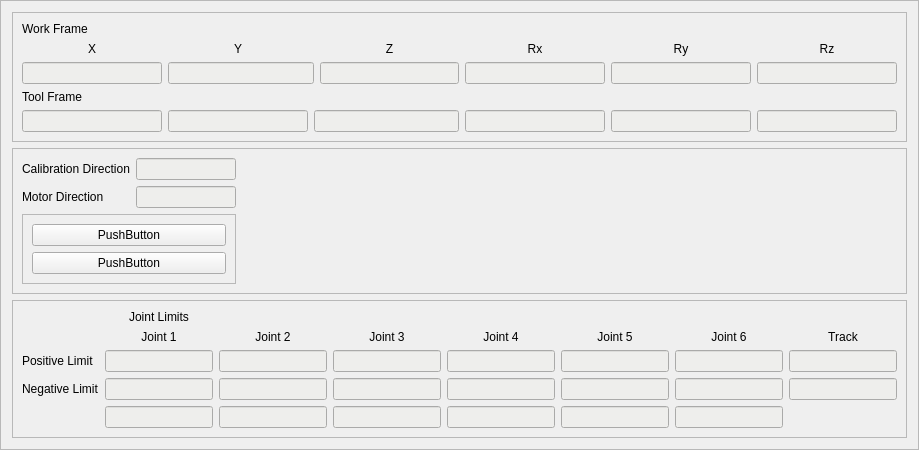
                   <widget class="QFrame" name="frame_14">
                    <property name="styleSheet">
                     <string notr="true">QTabBar::tab {
height: 60px; width: 120px;
font: 14pt &quot;DejaVu Sans&quot;; }


</string>
                    </property>
                    <property name="frameShape">
                     <enum>QFrame::StyledPanel</enum>
                    </property>
                    <property name="frameShadow">
                     <enum>QFrame::Raised</enum>
                    </property>
                    <layout class="QGridLayout" name="gridLayout_17">
                     <item row="0" column="1">
                      <widget class="QFrame" name="frame_16">
                       <property name="frameShape">
                        <enum>QFrame::StyledPanel</enum>
                       </property>
                       <property name="frameShadow">
                        <enum>QFrame::Raised</enum>
                       </property>
                       <layout class="QGridLayout" name="gridLayout_22">
                        <item row="0" column="0">
                         <widget class="QLabel" name="label_47">
                          <property name="maximumSize">
                           <size>
                            <width>16777215</width>
                            <height>40</height>
                           </size>
                          </property>
                          <property name="text">
                           <string>Work Frame</string>
                          </property>
                         </widget>
                        </item>
                        <item row="1" column="0">
                         <widget class="QLabel" name="label_50">
                          <property name="maximumSize">
                           <size>
                            <width>16777215</width>
                            <height>40</height>
                           </size>
                          </property>
                          <property name="text">
                           <string>X</string>
                          </property>
                          <property name="alignment">
                           <set>Qt::AlignCenter</set>
                          </property>
                         </widget>
                        </item>
                        <item row="1" column="1">
                         <widget class="QLabel" name="label_51">
                          <property name="text">
                           <string>Y</string>
                          </property>
                          <property name="alignment">
                           <set>Qt::AlignCenter</set>
                          </property>
                         </widget>
                        </item>
                        <item row="1" column="3">
                         <widget class="QLabel" name="label_54">
                          <property name="text">
                           <string>Z</string>
                          </property>
                          <property name="alignment">
                           <set>Qt::AlignCenter</set>
                          </property>
                         </widget>
                        </item>
                        <item row="1" column="4">
                         <widget class="QLabel" name="label_55">
                          <property name="text">
                           <string>Rx</string>
                          </property>
                          <property name="alignment">
                           <set>Qt::AlignCenter</set>
                          </property>
                         </widget>
                        </item>
                        <item row="1" column="5">
                         <widget class="QLabel" name="label_56">
                          <property name="text">
                           <string>Ry</string>
                          </property>
                          <property name="alignment">
                           <set>Qt::AlignCenter</set>
                          </property>
                         </widget>
                        </item>
                        <item row="1" column="6">
                         <widget class="QLabel" name="label_57">
                          <property name="text">
                           <string>Rz</string>
                          </property>
                          <property name="alignment">
                           <set>Qt::AlignCenter</set>
                          </property>
                         </widget>
                        </item>
                        <item row="2" column="0">
                         <widget class="QLineEdit" name="work_frame_X">
                          <property name="maximumSize">
                           <size>
                            <width>200</width>
                            <height>16777215</height>
                           </size>
                          </property>
                          <property name="styleSheet">
                           <string notr="true">background-color: rgb(238, 238, 236);</string>
                          </property>
                         </widget>
                        </item>
                        <item row="2" column="1" colspan="2">
                         <widget class="QLineEdit" name="work_frame_Y">
                          <property name="maximumSize">
                           <size>
                            <width>200</width>
                            <height>16777215</height>
                           </size>
                          </property>
                          <property name="styleSheet">
                           <string notr="true">background-color: rgb(238, 238, 236);</string>
                          </property>
                         </widget>
                        </item>
                        <item row="2" column="3">
                         <widget class="QLineEdit" name="work_frame_Z">
                          <property name="maximumSize">
                           <size>
                            <width>200</width>
                            <height>16777215</height>
                           </size>
                          </property>
                          <property name="styleSheet">
                           <string notr="true">background-color: rgb(238, 238, 236);</string>
                          </property>
                         </widget>
                        </item>
                        <item row="2" column="4">
                         <widget class="QLineEdit" name="work_frame_Rx">
                          <property name="maximumSize">
                           <size>
                            <width>200</width>
                            <height>16777215</height>
                           </size>
                          </property>
                          <property name="styleSheet">
                           <string notr="true">background-color: rgb(238, 238, 236);</string>
                          </property>
                         </widget>
                        </item>
                        <item row="2" column="5">
                         <widget class="QLineEdit" name="work_frame_Ry">
                          <property name="maximumSize">
                           <size>
                            <width>200</width>
                            <height>16777215</height>
                           </size>
                          </property>
                          <property name="styleSheet">
                           <string notr="true">background-color: rgb(238, 238, 236);</string>
                          </property>
                         </widget>
                        </item>
                        <item row="2" column="6">
                         <widget class="QLineEdit" name="work_frame_Rz">
                          <property name="maximumSize">
                           <size>
                            <width>200</width>
                            <height>16777215</height>
                           </size>
                          </property>
                          <property name="styleSheet">
                           <string notr="true">background-color: rgb(238, 238, 236);</string>
                          </property>
                         </widget>
                        </item>
                        <item row="3" column="0">
                         <widget class="QLabel" name="label_48">
                          <property name="maximumSize">
                           <size>
                            <width>16777215</width>
                            <height>40</height>
                           </size>
                          </property>
                          <property name="text">
                           <string>Tool Frame</string>
                          </property>
                         </widget>
                        </item>
                        <item row="4" column="0">
                         <widget class="QLineEdit" name="tool_frame_X">
                          <property name="maximumSize">
                           <size>
                            <width>200</width>
                            <height>16777215</height>
                           </size>
                          </property>
                          <property name="styleSheet">
                           <string notr="true">background-color: rgb(238, 238, 236);</string>
                          </property>
                         </widget>
                        </item>
                        <item row="4" column="1">
                         <widget class="QLineEdit" name="tool_frame_Y">
                          <property name="maximumSize">
                           <size>
                            <width>200</width>
                            <height>16777215</height>
                           </size>
                          </property>
                          <property name="styleSheet">
                           <string notr="true">background-color: rgb(238, 238, 236);</string>
                          </property>
                         </widget>
                        </item>
                        <item row="4" column="2" colspan="2">
                         <widget class="QLineEdit" name="tool_frame_Z">
                          <property name="maximumSize">
                           <size>
                            <width>200</width>
                            <height>16777215</height>
                           </size>
                          </property>
                          <property name="styleSheet">
                           <string notr="true">background-color: rgb(238, 238, 236);</string>
                          </property>
                         </widget>
                        </item>
                        <item row="4" column="4">
                         <widget class="QLineEdit" name="tool_frame_Rx">
                          <property name="maximumSize">
                           <size>
                            <width>200</width>
                            <height>16777215</height>
                           </size>
                          </property>
                          <property name="styleSheet">
                           <string notr="true">background-color: rgb(238, 238, 236);</string>
                          </property>
                         </widget>
                        </item>
                        <item row="4" column="5">
                         <widget class="QLineEdit" name="tool_frame_ry">
                          <property name="maximumSize">
                           <size>
                            <width>200</width>
                            <height>16777215</height>
                           </size>
                          </property>
                          <property name="styleSheet">
                           <string notr="true">background-color: rgb(238, 238, 236);</string>
                          </property>
                         </widget>
                        </item>
                        <item row="4" column="6">
                         <widget class="QLineEdit" name="tool_frame_Rz">
                          <property name="maximumSize">
                           <size>
                            <width>200</width>
                            <height>16777215</height>
                           </size>
                          </property>
                          <property name="styleSheet">
                           <string notr="true">background-color: rgb(238, 238, 236);</string>
                          </property>
                         </widget>
                        </item>
                       </layout>
                      </widget>
                     </item>
                     <item row="1" column="1">
                      <widget class="QFrame" name="frame_17">
                       <property name="styleSheet">
                        <string notr="true"/>
                       </property>
                       <property name="frameShape">
                        <enum>QFrame::StyledPanel</enum>
                       </property>
                       <property name="frameShadow">
                        <enum>QFrame::Raised</enum>
                       </property>
                       <layout class="QGridLayout" name="gridLayout_27">
                        <item row="0" column="1">
                         <widget class="QLineEdit" name="lineEdit_2">
                          <property name="maximumSize">
                           <size>
                            <width>100</width>
                            <height>16777215</height>
                           </size>
                          </property>
                          <property name="styleSheet">
                           <string notr="true">background-color: rgb(238, 238, 236);</string>
                          </property>
                         </widget>
                        </item>
                        <item row="0" column="0">
                         <widget class="QLabel" name="label_58">
                          <property name="text">
                           <string>Calibration Direction</string>
                          </property>
                         </widget>
                        </item>
                        <item row="1" column="0">
                         <widget class="QLabel" name="label_59">
                          <property name="text">
                           <string>Motor Direction</string>
                          </property>
                         </widget>
                        </item>
                        <item row="1" column="1">
                         <widget class="QLineEdit" name="lineEdit_3">
                          <property name="sizePolicy">
                           <sizepolicy hsizetype="Fixed" vsizetype="Fixed">
                            <horstretch>0</horstretch>
                            <verstretch>0</verstretch>
                           </sizepolicy>
                          </property>
                          <property name="minimumSize">
                           <size>
                            <width>100</width>
                            <height>0</height>
                           </size>
                          </property>
                          <property name="maximumSize">
                           <size>
                            <width>100</width>
                            <height>16777215</height>
                           </size>
                          </property>
                          <property name="baseSize">
                           <size>
                            <width>150</width>
                            <height>0</height>
                           </size>
                          </property>
                          <property name="styleSheet">
                           <string notr="true">background-color: rgb(238, 238, 236);</string>
                          </property>
                         </widget>
                        </item>
                        <item row="0" column="2">
                         <spacer name="horizontalSpacer">
                          <property name="orientation">
                           <enum>Qt::Horizontal</enum>
                          </property>
                          <property name="sizeHint" stdset="0">
                           <size>
                            <width>40</width>
                            <height>20</height>
                           </size>
                          </property>
                         </spacer>
                        </item>
                        <item row="2" column="0" colspan="2">
                         <widget class="QFrame" name="frame_23">
                          <property name="frameShape">
                           <enum>QFrame::StyledPanel</enum>
                          </property>
                          <property name="frameShadow">
                           <enum>QFrame::Raised</enum>
                          </property>
                          <layout class="QGridLayout" name="gridLayout_34">
                           <item row="0" column="0">
                            <widget class="QPushButton" name="pushButton_2">
                             <property name="text">
                              <string>PushButton</string>
                             </property>
                            </widget>
                           </item>
                           <item row="1" column="0">
                            <widget class="QPushButton" name="pushButton_5">
                             <property name="text">
                              <string>PushButton</string>
                             </property>
                            </widget>
                           </item>
                          </layout>
                         </widget>
                        </item>
                       </layout>
                      </widget>
                     </item>
                     <item row="2" column="1">
                      <widget class="QFrame" name="frame_20">
                       <property name="frameShape">
                        <enum>QFrame::StyledPanel</enum>
                       </property>
                       <property name="frameShadow">
                        <enum>QFrame::Raised</enum>
                       </property>
                       <layout class="QGridLayout" name="gridLayout_31">
                        <item row="4" column="6">
                         <widget class="QLineEdit" name="J5StepLim">
                          <property name="styleSheet">
                           <string notr="true">background-color: rgb(238, 238, 236);</string>
                          </property>
                         </widget>
                        </item>
                        <item row="3" column="8">
                         <widget class="QLineEdit" name="trackLim">
                          <property name="styleSheet">
                           <string notr="true">background-color: rgb(238, 238, 236);</string>
                          </property>
                         </widget>
                        </item>
                        <item row="3" column="1">
                         <widget class="QLineEdit" name="J1PosAngLim">
                          <property name="styleSheet">
                           <string notr="true">background-color: rgb(238, 238, 236);</string>
                          </property>
                         </widget>
                        </item>
                        <item row="2" column="4">
                         <widget class="QLineEdit" name="J4NegAngLim">
                          <property name="styleSheet">
                           <string notr="true">background-color: rgb(238, 238, 236);</string>
                          </property>
                         </widget>
                        </item>
                        <item row="4" column="7">
                         <widget class="QLineEdit" name="J6StepLim">
                          <property name="styleSheet">
                           <string notr="true">background-color: rgb(238, 238, 236);</string>
                          </property>
                         </widget>
                        </item>
                        <item row="3" column="7">
                         <widget class="QLineEdit" name="J6PosAngLim">
                          <property name="styleSheet">
                           <string notr="true">background-color: rgb(238, 238, 236);</string>
                          </property>
                         </widget>
                        </item>
                        <item row="2" column="7">
                         <widget class="QLineEdit" name="J6NegAngLim">
                          <property name="styleSheet">
                           <string notr="true">background-color: rgb(238, 238, 236);</string>
                          </property>
                         </widget>
                        </item>
                        <item row="3" column="4">
                         <widget class="QLineEdit" name="J4PosAngLim">
                          <property name="styleSheet">
                           <string notr="true">background-color: rgb(238, 238, 236);</string>
                          </property>
                         </widget>
                        </item>
                        <item row="4" column="1">
                         <widget class="QLineEdit" name="J1StepLim">
                          <property name="styleSheet">
                           <string notr="true">background-color: rgb(238, 238, 236);</string>
                          </property>
                         </widget>
                        </item>
                        <item row="2" column="8">
                         <widget class="QLineEdit" name="track_len">
                          <property name="styleSheet">
                           <string notr="true">background-color: rgb(238, 238, 236);</string>
                          </property>
                         </widget>
                        </item>
                        <item row="2" column="6">
                         <widget class="QLineEdit" name="J5NegAngLim">
                          <property name="styleSheet">
                           <string notr="true">background-color: rgb(238, 238, 236);</string>
                          </property>
                         </widget>
                        </item>
                        <item row="2" column="3">
                         <widget class="QLineEdit" name="J3NegAngLim">
                          <property name="styleSheet">
                           <string notr="true">background-color: rgb(238, 238, 236);</string>
                          </property>
                         </widget>
                        </item>
                        <item row="2" column="1">
                         <widget class="QLineEdit" name="J1NegAngLim">
                          <property name="styleSheet">
                           <string notr="true">background-color: rgb(238, 238, 236);</string>
                          </property>
                         </widget>
                        </item>
                        <item row="3" column="6">
                         <widget class="QLineEdit" name="J5PosAngLim">
                          <property name="styleSheet">
                           <string notr="true">background-color: rgb(238, 238, 236);</string>
                          </property>
                         </widget>
                        </item>
                        <item row="2" column="2">
                         <widget class="QLineEdit" name="J2NegAngLim">
                          <property name="styleSheet">
                           <string notr="true">background-color: rgb(238, 238, 236);</string>
                          </property>
                         </widget>
                        </item>
                        <item row="4" column="2">
                         <widget class="QLineEdit" name="J2StepLim">
                          <property name="styleSheet">
                           <string notr="true">background-color: rgb(238, 238, 236);</string>
                          </property>
                         </widget>
                        </item>
                        <item row="3" column="3">
                         <widget class="QLineEdit" name="J3PosAngLim">
                          <property name="styleSheet">
                           <string notr="true">background-color: rgb(238, 238, 236);</string>
                          </property>
                         </widget>
                        </item>
                        <item row="4" column="3">
                         <widget class="QLineEdit" name="J3StepLim">
                          <property name="styleSheet">
                           <string notr="true">background-color: rgb(238, 238, 236);</string>
                          </property>
                         </widget>
                        </item>
                        <item row="3" column="2">
                         <widget class="QLineEdit" name="J2PosAngLim">
                          <property name="styleSheet">
                           <string notr="true">background-color: rgb(238, 238, 236);</string>
                          </property>
                         </widget>
                        </item>
                        <item row="4" column="4">
                         <widget class="QLineEdit" name="J4StepLim">
                          <property name="styleSheet">
                           <string notr="true">background-color: rgb(238, 238, 236);</string>
                          </property>
                         </widget>
                        </item>
                        <item row="0" column="1">
                         <widget class="QLabel" name="label_64">
                          <property name="text">
                           <string>Joint Limits</string>
                          </property>
                          <property name="alignment">
                           <set>Qt::AlignCenter</set>
                          </property>
                         </widget>
                        </item>
                        <item row="1" column="1">
                         <widget class="QLabel" name="label_65">
                          <property name="text">
                           <string>Joint 1</string>
                          </property>
                          <property name="alignment">
                           <set>Qt::AlignCenter</set>
                          </property>
                         </widget>
                        </item>
                        <item row="1" column="2">
                         <widget class="QLabel" name="label_66">
                          <property name="text">
                           <string>Joint 2</string>
                          </property>
                          <property name="alignment">
                           <set>Qt::AlignCenter</set>
                          </property>
                         </widget>
                        </item>
                        <item row="1" column="3">
                         <widget class="QLabel" name="label_67">
                          <property name="text">
                           <string>Joint 3</string>
                          </property>
                          <property name="alignment">
                           <set>Qt::AlignCenter</set>
                          </property>
                         </widget>
                        </item>
                        <item row="1" column="4">
                         <widget class="QLabel" name="label_68">
                          <property name="text">
                           <string>Joint 4</string>
                          </property>
                          <property name="alignment">
                           <set>Qt::AlignCenter</set>
                          </property>
                         </widget>
                        </item>
                        <item row="1" column="6">
                         <widget class="QLabel" name="label_71">
                          <property name="text">
                           <string>Joint 5</string>
                          </property>
                          <property name="alignment">
                           <set>Qt::AlignCenter</set>
                          </property>
                         </widget>
                        </item>
                        <item row="1" column="7">
                         <widget class="QLabel" name="label_72">
                          <property name="text">
                           <string>Joint 6</string>
                          </property>
                          <property name="alignment">
                           <set>Qt::AlignCenter</set>
                          </property>
                         </widget>
                        </item>
                        <item row="1" column="8">
                         <widget class="QLabel" name="label_73">
                          <property name="text">
                           <string>Track</string>
                          </property>
                          <property name="alignment">
                           <set>Qt::AlignCenter</set>
                          </property>
                         </widget>
                        </item>
                        <item row="2" column="0">
                         <widget class="QLabel" name="label_74">
                          <property name="text">
                           <string>Positive Limit</string>
                          </property>
                         </widget>
                        </item>
                        <item row="3" column="0">
                         <widget class="QLabel" name="label_75">
                          <property name="text">
                           <string>Negative Limit</string>
                          </property>
                         </widget>
                        </item>
                       </layout>
                      </widget>
                     </item>
                    </layout>
                   </widget>
